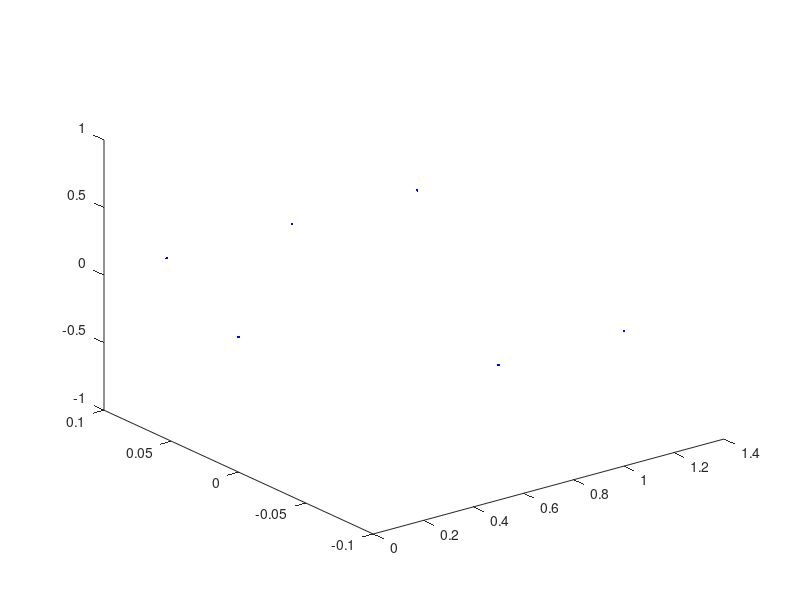

The MATLAB script that drew this image: (Note: this script raises an error after producing the figure.)
% This is test function for generating ZMP trajectory from given footstep input, dt, and t_step
clc;
clear;
disp("Test ZMP Trajectory");

dt = 0.01; % delta time (s)
t_step = 0.7; % timing for one step (s)

footstep = [0.00, 0.00, 0.00;
            0.25, 0.10, 0.00;
            0.50, -0.10, 0.00;
            0.75, 0.10, 0.00;
            1.00, -0.10, 0.00;
            1.25, 0.10, 0.00];

plot3(footstep(:,1), footstep(:,2), footstep(:,3), ".b")
figure

[zmp_x, zmp_y] = create_zmp_trajectory(footstep, dt, t_step);
figure('name', 'ZMP Trajectory');
plot(zmp_x, zmp_y);
        